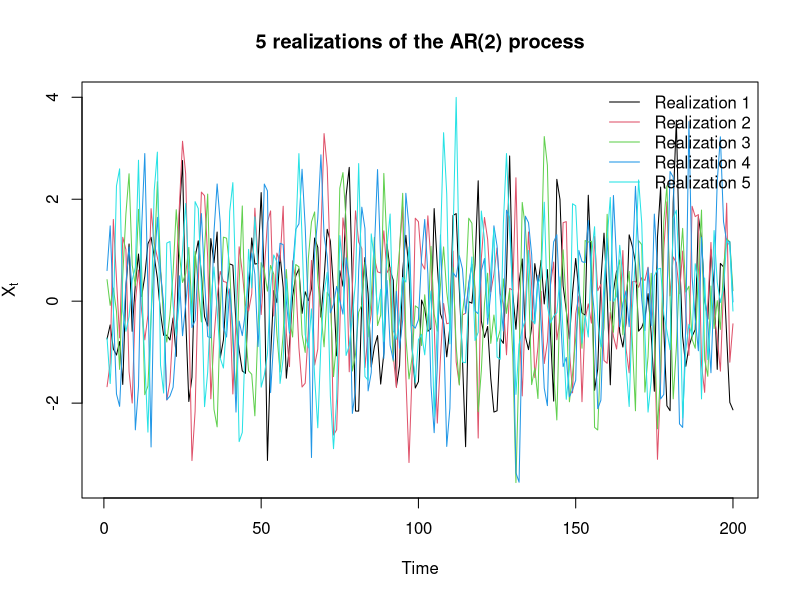
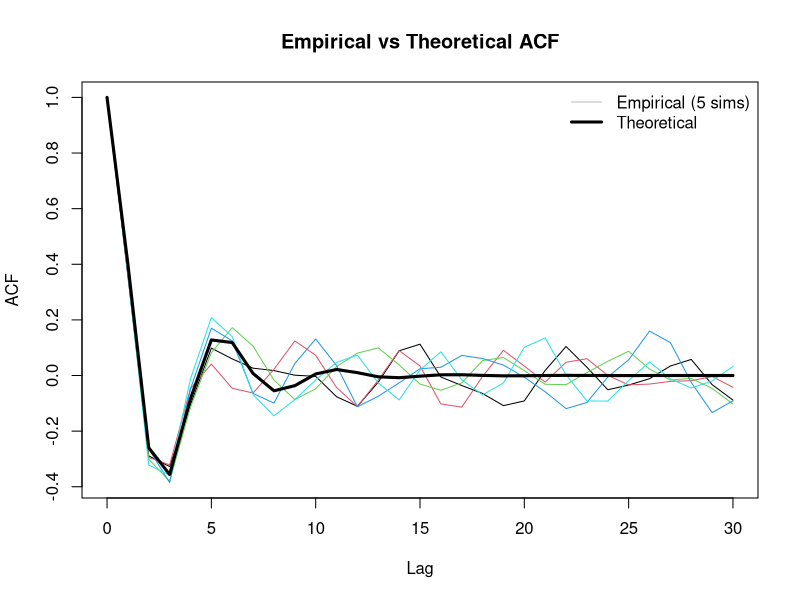
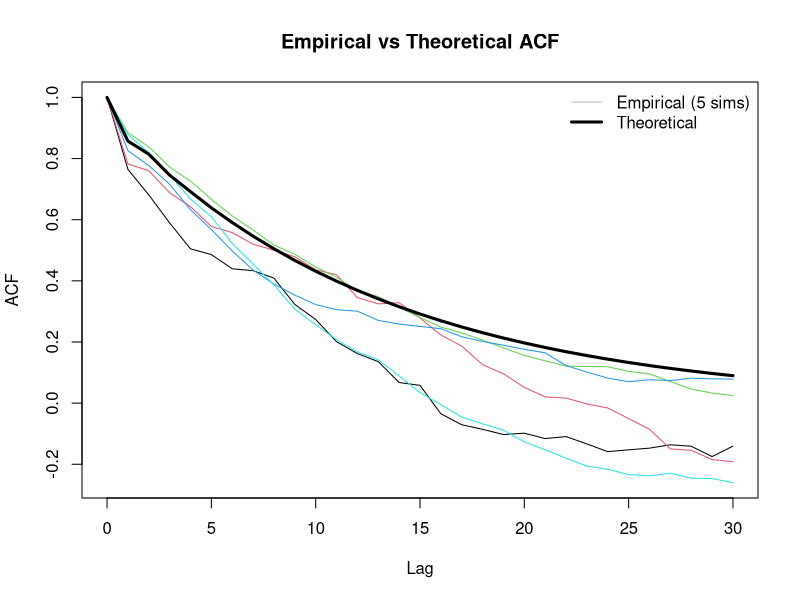
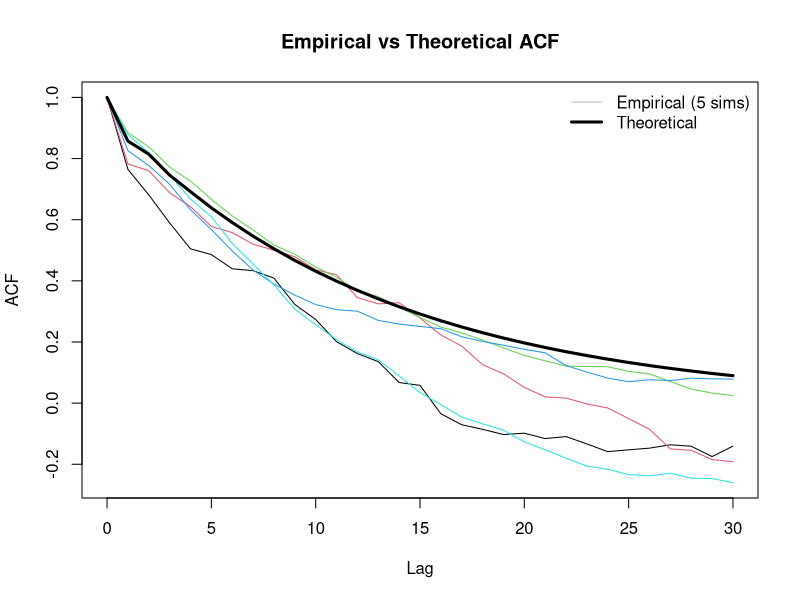
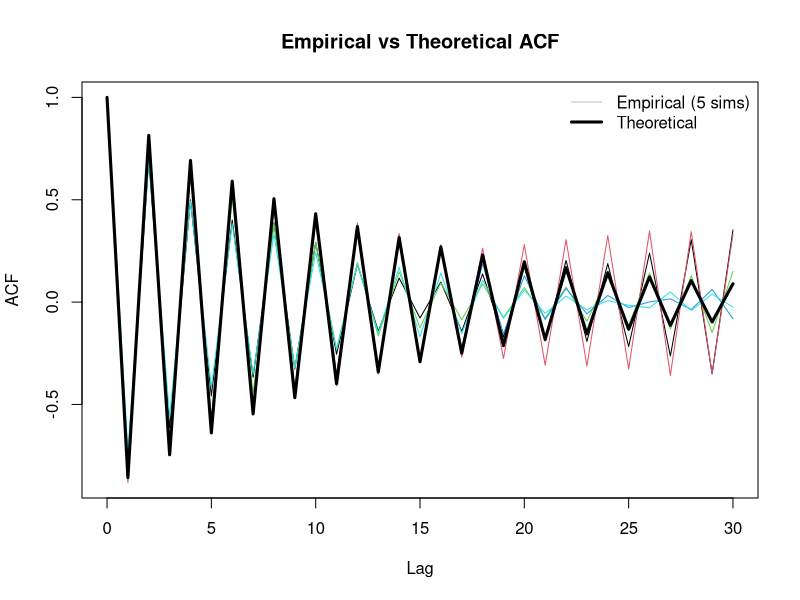

These charts were generated, in order, by the following R code: (Note: this script raises an error after producing the figures.)
# Set seed for reproducibility
set.seed(123)

# Number of observations
n <- 200

# Number of realizations
n_sim <- 5

phi1 <- -0.6
phi2 <- 0.5


# Simulate 5 realizations of the AR(2) process
# Model in assignment: X_t + phi1*X_{t-1} + phi2*X_{t-2} = e_t
# In arima.sim(), AR signs are flipped, so we use ar = c(-phi1, -phi2)
sim_data <- replicate(
  n_sim,
  arima.sim(n = n, model = list(ar = c(-phi1, -phi2)))
)

# Plot all 5 realizations in one figure
matplot(
  sim_data,
  type = "l",        # line plot
  lty = 1,           # solid lines
  xlab = "Time",
  ylab = expression(X[t]),
  main = "5 realizations of the AR(2) process"
)

# Add legend
legend(
  "topright",
  legend = paste("Realization", 1:5),
  lty = 1,
  col = 1:5,
  bty = "n"
)


##############################################################################################################
# problem 1.2 

# Number of lags
lag_max <- 30

# --- Theoretical ACF ---
# Compute theoretical ACF using ARMAacf
acf_theoretical <- ARMAacf(ar = c(-phi1, -phi2), lag.max = lag_max)

# --- Empirical ACF ---
# Compute ACF for each of the 5 simulations
acf_empirical <- apply(sim_data, 2, function(x) {
  acf(x, plot = FALSE, lag.max = lag_max)$acf
})

# --- Plot ---
# Plot first empirical ACF
plot(
  0:lag_max,
  acf_empirical[,1],
  type = "l",
  ylim = range(acf_empirical, acf_theoretical),
  xlab = "Lag",
  ylab = "ACF",
  main = "Empirical vs Theoretical ACF"
)

# Add remaining empirical ACFs
for(i in 2:ncol(acf_empirical)){
  lines(0:lag_max, acf_empirical[,i], col = i)
}

# Add theoretical ACF (thick black line)
lines(0:lag_max, acf_theoretical, lwd = 3, col = "black")

# Legend
legend(
  "topright",
  legend = c("Empirical (5 sims)", "Theoretical"),
  col = c("gray", "black"),
  lwd = c(1,3),
  bty = "n"
)



##############################################################################################################

# problem 1.3
set.seed(123)

# Number of observations
n <- 200

# Number of realizations
n_sim <- 5

phi1 <- -0.6
phi2 <- -0.3

sim_data <- replicate(
  n_sim,
  arima.sim(n = n, model = list(ar = c(-phi1, -phi2)))
)

# Number of lags
lag_max <- 30



# --- Theoretical ACF ---
# Compute theoretical ACF using ARMAacf
acf_theoretical <- ARMAacf(ar = c(-phi1, -phi2), lag.max = lag_max)

# --- Empirical ACF ---
# Compute ACF for each of the 5 simulations
acf_empirical <- apply(sim_data, 2, function(x) {
  acf(x, plot = FALSE, lag.max = lag_max)$acf
})

# --- Plot ---
# Plot first empirical ACF
plot(
  0:lag_max,
  acf_empirical[,1],
  type = "l",
  ylim = range(acf_empirical, acf_theoretical),
  xlab = "Lag",
  ylab = "ACF",
  main = "Empirical vs Theoretical ACF"
)

# Add remaining empirical ACFs
for(i in 2:ncol(acf_empirical)){
  lines(0:lag_max, acf_empirical[,i], col = i)
}

# Add theoretical ACF (thick black line)
lines(0:lag_max, acf_theoretical, lwd = 3, col = "black")

# Legend
legend(
  "topright",
  legend = c("Empirical (5 sims)", "Theoretical"),
  col = c("gray", "black"),
  lwd = c(1,3),
  bty = "n"
)


##############################################################################################################

# problem 1.3
set.seed(123)

# Number of observations
n <- 200

# Number of realizations
n_sim <- 5

phi1 <- -0.6
phi2 <- -0.3

sim_data <- replicate(
  n_sim,
  arima.sim(n = n, model = list(ar = c(-phi1, -phi2)))
)

# Number of lags
lag_max <- 30



# --- Theoretical ACF ---
# Compute theoretical ACF using ARMAacf
acf_theoretical <- ARMAacf(ar = c(-phi1, -phi2), lag.max = lag_max)

# --- Empirical ACF ---
# Compute ACF for each of the 5 simulations
acf_empirical <- apply(sim_data, 2, function(x) {
  acf(x, plot = FALSE, lag.max = lag_max)$acf
})

# --- Plot ---
# Plot first empirical ACF
plot(
  0:lag_max,
  acf_empirical[,1],
  type = "l",
  ylim = range(acf_empirical, acf_theoretical),
  xlab = "Lag",
  ylab = "ACF",
  main = "Empirical vs Theoretical ACF"
)

# Add remaining empirical ACFs
for(i in 2:ncol(acf_empirical)){
  lines(0:lag_max, acf_empirical[,i], col = i)
}

# Add theoretical ACF (thick black line)
lines(0:lag_max, acf_theoretical, lwd = 3, col = "black")

# Legend
legend(
  "topright",
  legend = c("Empirical (5 sims)", "Theoretical"),
  col = c("gray", "black"),
  lwd = c(1,3),
  bty = "n"
)


##############################################################################################################

# problem 1.4
set.seed(123)

# Number of observations
n <- 200

# Number of realizations
n_sim <- 5

phi1 <- 0.6
phi2 <- -0.3

sim_data <- replicate(
  n_sim,
  arima.sim(n = n, model = list(ar = c(-phi1, -phi2)))
)

# Number of lags
lag_max <- 30



# --- Theoretical ACF ---
# Compute theoretical ACF using ARMAacf
acf_theoretical <- ARMAacf(ar = c(-phi1, -phi2), lag.max = lag_max)

# --- Empirical ACF ---
# Compute ACF for each of the 5 simulations
acf_empirical <- apply(sim_data, 2, function(x) {
  acf(x, plot = FALSE, lag.max = lag_max)$acf
})

# --- Plot ---
# Plot first empirical ACF
plot(
  0:lag_max,
  acf_empirical[,1],
  type = "l",
  ylim = range(acf_empirical, acf_theoretical),
  xlab = "Lag",
  ylab = "ACF",
  main = "Empirical vs Theoretical ACF"
)

# Add remaining empirical ACFs
for(i in 2:ncol(acf_empirical)){
  lines(0:lag_max, acf_empirical[,i], col = i)
}

# Add theoretical ACF (thick black line)
lines(0:lag_max, acf_theoretical, lwd = 3, col = "black")

# Legend
legend(
  "topright",
  legend = c("Empirical (5 sims)", "Theoretical"),
  col = c("gray", "black"),
  lwd = c(1,3),
  bty = "n"
)


##############################################################################################################

# problem 1.5 den ene rod kommer til ligge på enhedscirklen, så vi har en ikke-stationær proces. Vi kan stadig simul

##############################################################################################################


# problem 1.6
set.seed(123)

# Number of observations
n <- 200

# Number of realizations
n_sim <- 5

phi1 <- -0.75
phi2 <- -0.3

sim_data <- replicate(
  n_sim,
  arima.sim(n = n, model = list(ar = c(-phi1, -phi2)))
)

# Number of lags
lag_max <- 30



# --- Theoretical ACF ---
# Compute theoretical ACF using ARMAacf
acf_theoretical <- ARMAacf(ar = c(-phi1, -phi2), lag.max = lag_max)

# --- Empirical ACF ---
# Compute ACF for each of the 5 simulations
acf_empirical <- apply(sim_data, 2, function(x) {
  acf(x, plot = FALSE, lag.max = lag_max)$acf
})

# --- Plot ---
# Plot first empirical ACF
plot(
  0:lag_max,
  acf_empirical[,1],
  type = "l",
  ylim = range(acf_empirical, acf_theoretical),
  xlab = "Lag",
  ylab = "ACF",
  main = "Empirical vs Theoretical ACF"
)

# Add remaining empirical ACFs
for(i in 2:ncol(acf_empirical)){
  lines(0:lag_max, acf_empirical[,i], col = i)
}

# Add theoretical ACF (thick black line)
lines(0:lag_max, acf_theoretical, lwd = 3, col = "black")

# Legend
legend(
  "topright",
  legend = c("Empirical (5 sims)", "Theoretical"),
  col = c("gray", "black"),
  lwd = c(1,3),
  bty = "n"
)
